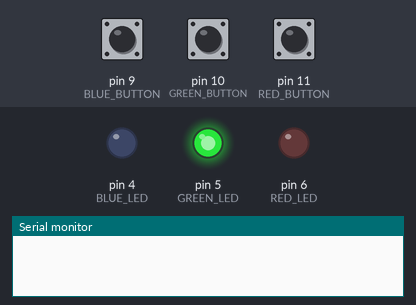
Recording of a program running on a simulated Arduino Uno, built with avr-gcc and run on an emulated ATmega328P. On the bench: output pins drawn as LEDs (lit = HIGH), the last lines printed to the serial monitor. Inputs (shaded band) come from the test bench; at power-on: pin 9 (BLUE_BUTTON) LOW, pin 10 (GREEN_BUTTON) LOW, pin 11 (RED_BUTTON) LOW. Random numbers use the default seed unless the program sets one.

Above: at 2.4 s.
2.5 s: pin 9 (BLUE_BUTTON) pulled HIGH for 0.15 s
At 3.3 s:
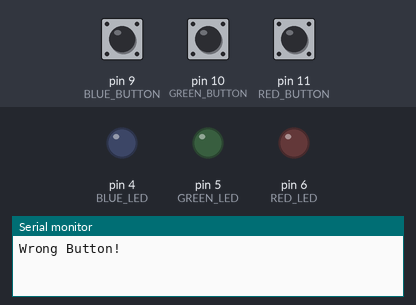
5.6 s: pin 9 (BLUE_BUTTON) pulled HIGH for 3.2 s
At 9.4 s:
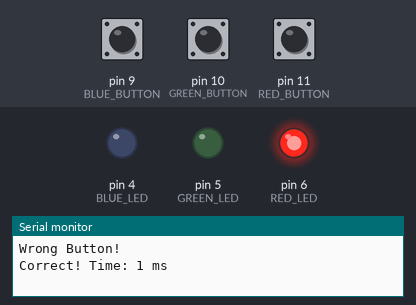
10.4 s: pin 9 (BLUE_BUTTON) pulled HIGH for 1 s
At 11.7 s:
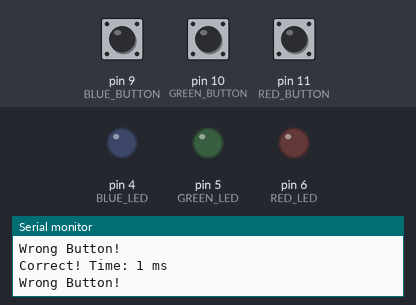
14.4 s: pin 10 (GREEN_BUTTON) pulled HIGH for 0.15 s
At 20.0 s:
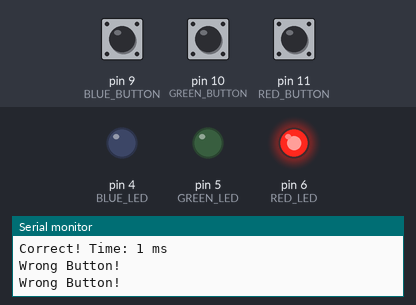
Timing chart, 0 to 20.3 s (numbered marks = the images above; inputs shaded):
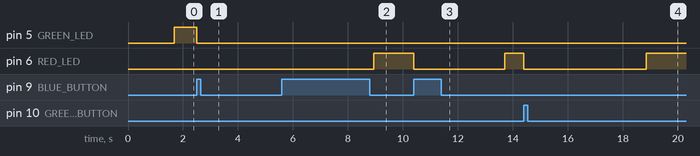

Measured:
- after the input at 2.5 s, pin 5 (GREEN_LED): HIGH → LOW at once
- after the input at 5.6 s, pin 6 (RED_LED): LOW → HIGH after 3.3 s
- after the input at 10.4 s, pin 6 (RED_LED): HIGH → LOW at once, → HIGH 3.3 s later
- after the input at 14.4 s, pin 6 (RED_LED): HIGH → LOW at once, → HIGH 4.5 s later

The program:

main.cpp
```cpp
#include <Arduino.h>

const int BLUE_LED = 4;
const int GREEN_LED = 5;
const int RED_LED = 6;

const int BLUE_BUTTON = 9;
const int GREEN_BUTTON = 10;
const int RED_BUTTON = 11;

void setup()
{
	// Funny number
	Serial.begin(115200);

	// Set LED's as OUTPUT's
	pinMode(BLUE_LED, OUTPUT);
	pinMode(GREEN_LED, OUTPUT);
	pinMode(RED_LED, OUTPUT);

	// Set Button's as INPUT's
	pinMode(BLUE_BUTTON, INPUT);
	pinMode(GREEN_BUTTON, INPUT);
	pinMode(RED_BUTTON, INPUT);

	// The analog pins returns random values with analogRead()
	randomSeed(analogRead(A0));
}

void loop()
{
	// Reset all LED's
	digitalWrite(BLUE_LED, LOW);
	digitalWrite(GREEN_LED, LOW);
	digitalWrite(RED_LED, LOW);

	// Small delay
	delay(random(1500, 4000));

	// Turn on random LED
	int target = random(1, 4);

	// Blue LED
	if (target == 1)
	{
		digitalWrite(BLUE_LED, HIGH);
	}

	// Green LED
	else if (target == 2)
	{
		digitalWrite(GREEN_LED, HIGH);
	}

	// Red LED
	else if (target == 3)
	{
		digitalWrite(RED_LED, HIGH);
	}

	// Start the timer
	unsigned long startTime = millis();

	bool answered = false;

	while (!answered)
	{
		// Blue button pressed
		if (digitalRead(BLUE_BUTTON) == HIGH)
		{
			if (target == 1)
			{
				Serial.print("Correct! Time: ");
				Serial.print(millis() - startTime);
				Serial.println(" ms");
			}
			else
			{
				Serial.println("Wrong Button!");
			}

			answered = true;
		}

		// Green button pressed
		else if (digitalRead(GREEN_BUTTON) == HIGH)
		{
			if (target == 2)
			{
				Serial.print("Correct! Time: ");
				Serial.print(millis() - startTime);
				Serial.println(" ms");
			}
			else
			{
				Serial.println("Wrong Button!");
			}

			answered = true;
		}

		// Red button pressed
		else if (digitalRead(RED_BUTTON) == HIGH)
		{
			if (target == 3)
			{
				Serial.print("Correct! Time: ");
				Serial.print(millis() - startTime);
				Serial.println(" ms");
			}
			else
			{
				Serial.println("Wrong Button!");
			}

			answered = true;
		}
	}

	// Turn off the LED's
	digitalWrite(BLUE_LED, LOW);
	digitalWrite(GREEN_LED, LOW);
	digitalWrite(RED_LED, LOW);

	// Delay, then play again!
	delay(random(500, 1000));
}
```
